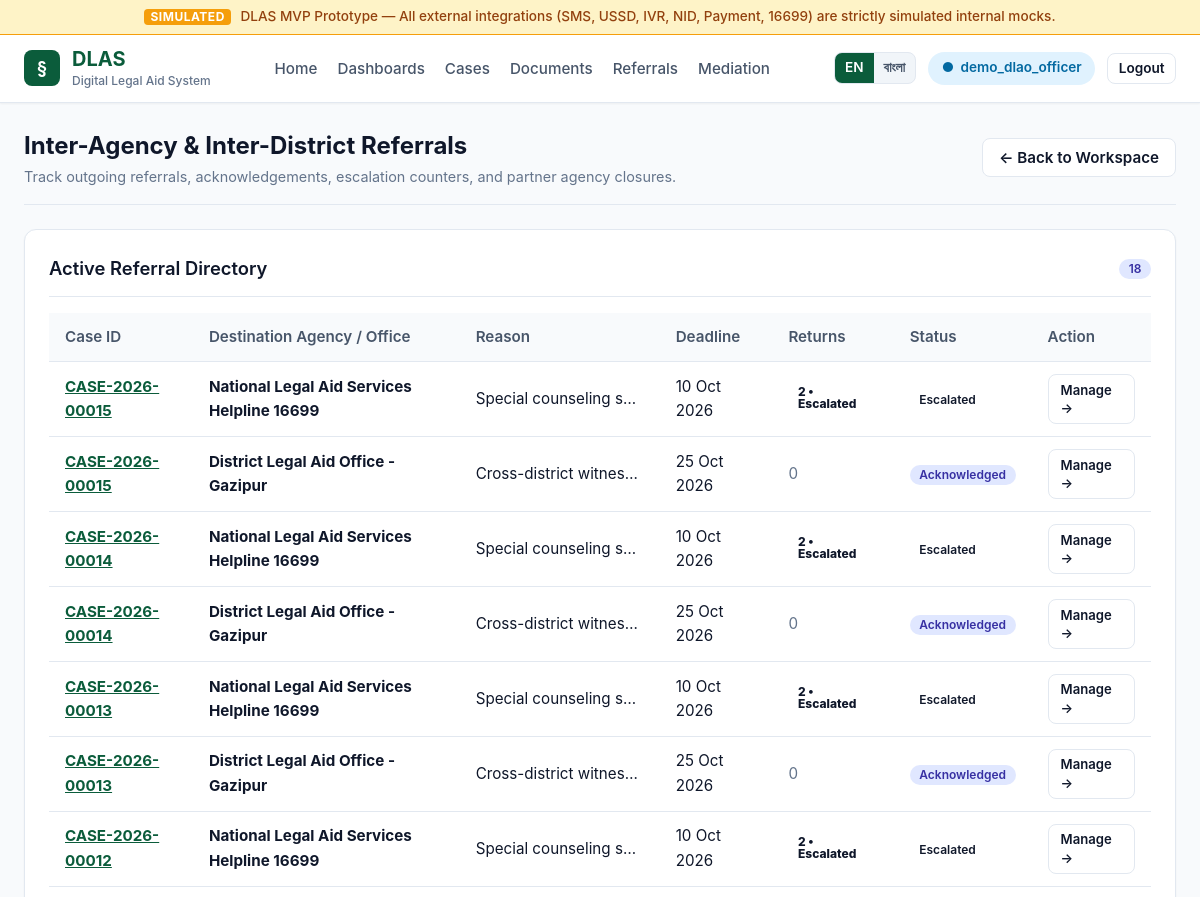
The page /referrals/ (signed in, upper part) on the database as committed earlier.
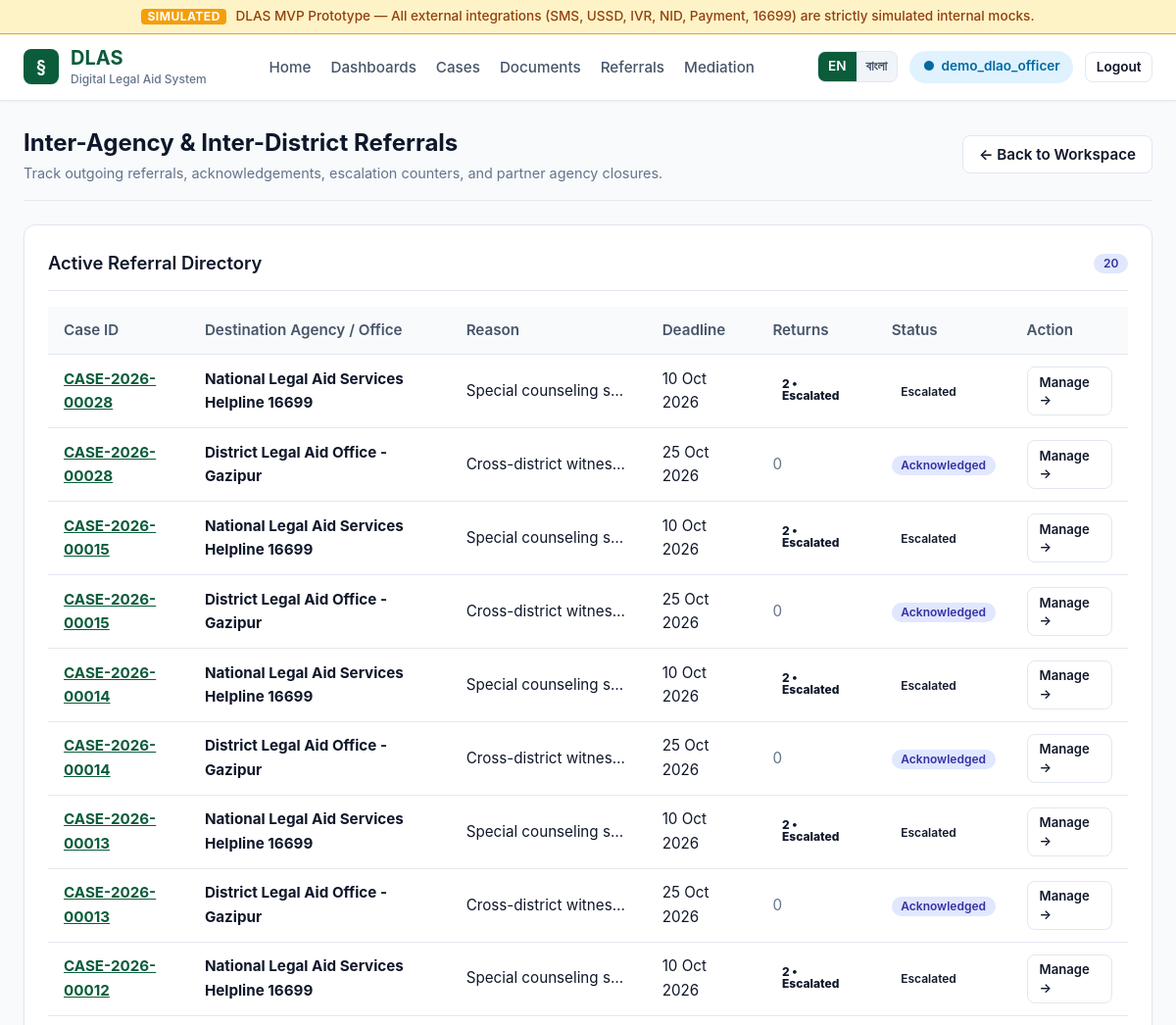
The same page on the database as committed later.
### referrals/models.py (models this page shows, shortened)
class Referral(models.Model):
    STATUS_PENDING = 'pending'
    STATUS_ACKNOWLEDGED = 'acknowledged'
    STATUS_RETURNED = 'returned'
    STATUS_ESCALATED = 'escalated'
    STATUS_REASSIGNED = 'reassigned'
    STATUS_COMPLETED = 'completed'
    STATUS_CHOICES = [
        (STATUS_PENDING, 'Pending Acknowledgement'),
        (STATUS_ACKNOWLEDGED, 'Acknowledged'),
        (STATUS_RETURNED, 'Returned'),
        (STATUS_ESCALATED, 'Escalated'),
        (STATUS_REASSIGNED, 'Reassigned'),
        (STATUS_COMPLETED, 'Completed'),
    ]
    case = models.ForeignKey(
        'cases.CaseRecord',
        on_delete=models.PROTECT,
        related_name='referrals'
    )
    created_by = models.ForeignKey(
        User,
        on_delete=models.PROTECT,
        related_name='created_referrals'
    )
    destination = models.CharField(max_length=255)
    reason = models.TextField()
    expected_action = models.TextField()
    deadline = models.DateTimeField()
    status = models.CharField(max_length=32, choices=STATUS_CHOICES, default=STATUS_PENDING)
    returned_count = models.IntegerField(default=0)
    created_at = models.DateTimeField(auto_now_add=True)
    acknowledged_at = models.DateTimeField(null=True, blank=True)
    assigned_officer = models.ForeignKey(
        User,
        null=True,
        blank=True,
        on_delete=models.SET_NULL,
        related_name='assigned_referrals'
    )
    previous_officer = models.ForeignKey(
        User,
        null=True,
        blank=True,
        on_delete=models.SET_NULL,
        related_name='previous_referrals'
    )
    reassigned_at = models.DateTimeField(null=True, blank=True)
    missed_deadline_at = models.DateTimeField(null=True, blank=True)
    package_notes = models.TextField(blank=True, default='')
    included_document_ids = models.CharField(max_length=255, blank=True, default='')
    class Meta:
        ordering = ['-created_at']
        verbose_name = 'Referral'
        verbose_name_plural = 'Referrals'

### cases/models.py (models this page shows, shortened)
class CaseRecord(models.Model):
    PRIORITY_LOW = 'LOW'
    PRIORITY_MEDIUM = 'MEDIUM'
    PRIORITY_HIGH = 'HIGH'
    PRIORITY_URGENT = 'URGENT'
    PRIORITY_CHOICES = [
        (PRIORITY_LOW, 'Low'),
        (PRIORITY_MEDIUM, 'Medium'),
        (PRIORITY_HIGH, 'High'),
        (PRIORITY_URGENT, 'Urgent'),
    ]
    STATUS_ACCEPTED = 'ACCEPTED'
    STATUS_IN_PROGRESS = 'IN_PROGRESS'
    STATUS_REFERRED = 'REFERRED'
    STATUS_MEDIATION = 'MEDIATION'
    STATUS_RESOLVED = 'RESOLVED'
    STATUS_CLOSED = 'CLOSED'
    STATUS_CHOICES = [
        (STATUS_ACCEPTED, 'Accepted'),
        (STATUS_IN_PROGRESS, 'In Progress'),
        (STATUS_REFERRED, 'Referred'),
        (STATUS_MEDIATION, 'Mediation'),
        (STATUS_RESOLVED, 'Resolved'),
        (STATUS_CLOSED, 'Closed'),
    ]
    case_id = models.CharField(max_length=64, unique=True, db_index=True)
    application = models.OneToOneField(
        Application,
        on_delete=models.PROTECT,
        related_name='case_record'
    )
    assigned_officer = models.ForeignKey(
        User,
        on_delete=models.PROTECT,
        related_name='assigned_officer_cases'
    )
    assigned_lawyer = models.ForeignKey(
        User,
        null=True,
        blank=True,
        on_delete=models.SET_NULL,
        related_name='assigned_lawyer_cases'
    )
    priority = models.CharField(max_length=20, choices=PRIORITY_CHOICES, default=PRIORITY_MEDIUM)
    status = models.CharField(max_length=32, choices=STATUS_CHOICES, default=STATUS_ACCEPTED)
    accepted_at = models.DateTimeField(default=timezone.now)
    closed_at = models.DateTimeField(null=True, blank=True)
    created_at = models.DateTimeField(auto_now_add=True)
    updated_at = models.DateTimeField(auto_now=True)
    class Meta:
        ordering = ['-created_at']
        verbose_name = 'Case Record'
        verbose_name_plural = 'Case Records'

### referrals/views.py (the view)
# urls.py: path('', views.referral_list, name='index'),
def referral_list(request):
    referrals = []
    if request.user.is_authenticated:
        if not has_role(request.user, [UserProfile.ROLE_DLAO_OFFICER, UserProfile.ROLE_DLAO_SUPPORT_STAFF, UserProfile.ROLE_ADMIN]):
            raise PermissionDenied("Access restricted to DLAO personnel.")
        referrals = Referral.objects.all().order_by('-created_at')
    return render(request, 'referrals/index.html', {'referrals': referrals})

### accounts/permissions.py (called while the page is built)
def get_user_role(user):
    if not user or not user.is_authenticated:
        return None
    if user.is_superuser:
        return UserProfile.ROLE_ADMIN
    if hasattr(user, 'profile'):
        return user.profile.role
    return None

def has_role(user, allowed_roles):
    if not user or not user.is_authenticated:
        return False
    if user.is_superuser:
        return True
    if isinstance(allowed_roles, str):
        allowed_roles = [allowed_roles]
    role = get_user_role(user)
    return role in allowed_roles

### core/context_processors.py (called while the page is built)
def language_context(request):
    lang = request.session.get('django_language') or request.COOKIES.get('django_language', 'en')
    if lang not in ['en', 'bn']:
        lang = 'en'
    return {
        'current_language': lang,
        'is_bangla': (lang == 'bn'),
        'is_english': (lang == 'en'),
    }

### core/templatetags/dlas_tags.py (called while the page is built)
@register.simple_tag(takes_context=True)
def tr(context, en_text, bn_text):
    is_bangla = context.get('is_bangla', False)
    return bn_text if is_bangla else en_text

### templates/referrals/index.html (shortened to what this page needs)
{% extends 'base.html' %}
{% load dlas_tags %}
{% block content %}
<div class="dashboard-header">
  <div>
    <h2>{% tr "Inter-Agency & Inter-District Referrals" "আন্তঃসংস্থা ও আন্তঃজেলা রেফারেল" %}</h2>
    <p style="color: var(--text-muted); font-size: 0.9rem;">
      {% tr "Track outgoing referrals, acknowledgements, escalation counters, and partner agency closures." "বহির্গামী রেফারেল, প্রাপ্তিস্বীকার, পুনরাবৃত্তি ট্র্যাকিং ও সহযোগী সংস্থার নিষ্পত্তি পর্যবেক্ষণ।" %}
    </p>
  </div>
  <div>
    <a href="{% url 'dashboard:officer' %}" class="btn btn-secondary">
      &larr; {% tr "Back to Workspace" "কর্মক্ষেত্রে ফিরে যান" %}
    </a>
  </div>
</div>
<div class="card">
  <div class="card-header">
    <h3 class="card-title">{% tr "Active Referral Directory" "সক্রিয় রেফারেল তালিকা" %}</h3>
    <span class="badge badge-in-progress">{{ referrals|length }}</span>
  </div>
  {% if referrals %}
    <div class="table-responsive">
      <table class="table">
        <thead>
          <tr>
            <th>{% tr "Case ID" "মামলা আইডি" %}</th>
            <th>{% tr "Destination Agency / Office" "প্রাপক সংস্থা / অফিস" %}</th>
            <th>{% tr "Reason" "কারণ" %}</th>
            <th>{% tr "Deadline" "সময়সীমা" %}</th>
            <th>{% tr "Returns" "ফেরত সংখ্যা" %}</th>
            <th>{% tr "Status" "অবস্থা" %}</th>
            <th>{% tr "Action" "পদক্ষেপ" %}</th>
          </tr>
        </thead>
        <tbody>
          {% for referral in referrals %}
            <tr>
              <td>
                <a href="{% url 'cases:officer_case_detail' referral.case.case_id %}" style="font-weight: 700; color: var(--primary-color);">
                  {{ referral.case.case_id }}
                </a>
              </td>
              <td><strong>{{ referral.destination }}</strong></td>
              <td style="max-width: 200px; white-space: nowrap; overflow: hidden; text-overflow: ellipsis;">
                {{ referral.reason }}
              </td>
              <td>
                {% if referral.deadline %}
                  {{ referral.deadline|date:"d M Y" }}
                {% else %}
                  <span style="color: var(--text-muted);">{% tr "No deadline" "সময়সীমা নেই" %}</span>
                {% endif %}
              </td>
              <td>
                {% if referral.returned_count >= 2 %}
                  <span class="badge badge-emergency" style="font-weight: 800;">
                    {{ referral.returned_count }} &bull; {% tr "Escalated" "উদ্বেগজনক" %}
                  </span>
                {% elif referral.returned_count > 0 %}
                  <span class="badge badge-under-review">{{ referral.returned_count }}</span>
                {% else %}
                  <span style="color: var(--text-muted);">0</span>
                {% endif %}
              </td>
              <td>
                <span class="badge
                  {% if referral.status == 'completed' %}badge-accepted
                  {% elif referral.status == 'escalated' %}badge-emergency
                  {% elif referral.status == 'acknowledged' %}badge-in-progress
                  {% elif referral.status == 'returned' %}badge-under-review
                  {% else %}badge-pending{% endif %}">
                  {{ referral.get_status_display }}
                </span>
              </td>
              <td>
                <a href="{% url 'referrals:referral_detail' referral.id %}" class="btn btn-secondary" style="padding: 0.35rem 0.75rem; font-size: 0.82rem;">
                  {% tr "Manage" "পরিচালনা" %} &rarr;
                </a>
              </td>
            </tr>
          {% endfor %}
        </tbody>
      </table>
    </div>
  {% endif %}
</div>
{% endblock %}

Rows that differ between the two databases and show on the page:
added Referral: case.case_id "CASE-2026-00028", destination "National Legal Aid Services Helpline 16699", reason "Special counseling s…", deadline "10 Oct 2026", returned_count "2", tr "Escalated", status "Escalated", tr "Manage"
added Referral: case.case_id "CASE-2026-00028", destination "District Legal Aid Office - Gazipur", reason "Cross-district witnes…", deadline "25 Oct 2026", returned_count "0", status "Acknowledged", tr "Manage"
Other text that changed with them:
{{ referrals|length }}: "18" → "20"
